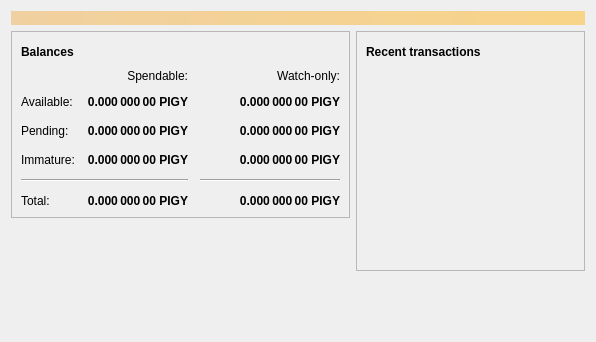
<?xml version="1.0" encoding="UTF-8"?>
<ui version="4.0">
 <class>OverviewPage</class>
 <widget class="QWidget" name="OverviewPage">
  <property name="geometry">
   <rect>
    <x>0</x>
    <y>0</y>
    <width>596</width>
    <height>342</height>
   </rect>
  </property>
  <property name="windowTitle">
   <string>Form</string>
  </property>
  <layout class="QVBoxLayout" name="topLayout">
   <item>
    <widget class="QLabel" name="labelAlerts">
     <property name="visible">
      <bool>false</bool>
     </property>
     <property name="styleSheet">
      <string notr="true">QLabel { background-color: qlineargradient(x1: 0, y1: 0, x2: 1, y2: 0, stop:0 #F0D0A0, stop:1 #F8D488); color:#000000; }</string>
     </property>
     <property name="wordWrap">
      <bool>true</bool>
     </property>
     <property name="margin">
      <number>3</number>
     </property>
     <property name="textInteractionFlags">
      <set>Qt::TextSelectableByMouse</set>
     </property>
    </widget>
   </item>
   <item>
    <layout class="QHBoxLayout" name="horizontalLayout" stretch="1,1">
     <item>
      <layout class="QVBoxLayout" name="verticalLayout_2">
       <item>
        <widget class="QFrame" name="frame">
         <property name="frameShape">
          <enum>QFrame::StyledPanel</enum>
         </property>
         <property name="frameShadow">
          <enum>QFrame::Raised</enum>
         </property>
         <layout class="QVBoxLayout" name="verticalLayout_4">
          <item>
           <layout class="QHBoxLayout" name="horizontalLayout_4">
            <item>
             <widget class="QLabel" name="label_5">
              <property name="font">
               <font>
                <weight>75</weight>
                <bold>true</bold>
               </font>
              </property>
              <property name="text">
               <string>Balances</string>
              </property>
             </widget>
            </item>
            <item>
             <widget class="QPushButton" name="labelWalletStatus">
              <property name="enabled">
               <bool>true</bool>
              </property>
              <property name="maximumSize">
               <size>
                <width>30</width>
                <height>16777215</height>
               </size>
              </property>
              <property name="toolTip">
               <string>The displayed information may be out of date. Your wallet automatically synchronizes with the Pigycoin network after a connection is established, but this process has not completed yet.</string>
              </property>
              <property name="text">
               <string/>
              </property>
              <property name="icon">
               <iconset resource="../bitcoin.qrc">
                <normaloff>:/icons/warning</normaloff>
                <disabledoff>:/icons/warning</disabledoff>:/icons/warning</iconset>
              </property>
              <property name="iconSize">
               <size>
                <width>24</width>
                <height>24</height>
               </size>
              </property>
              <property name="flat">
               <bool>true</bool>
              </property>
             </widget>
            </item>
            <item>
             <spacer name="horizontalSpacer_3">
              <property name="orientation">
               <enum>Qt::Horizontal</enum>
              </property>
              <property name="sizeHint" stdset="0">
               <size>
                <width>40</width>
                <height>20</height>
               </size>
              </property>
             </spacer>
            </item>
           </layout>
          </item>
          <item>
           <layout class="QGridLayout" name="gridLayout">
            <property name="spacing">
             <number>12</number>
            </property>
            <item row="2" column="2">
             <widget class="QLabel" name="labelWatchPending">
              <property name="font">
               <font>
                <weight>75</weight>
                <bold>true</bold>
               </font>
              </property>
              <property name="cursor">
               <cursorShape>IBeamCursor</cursorShape>
              </property>
              <property name="toolTip">
               <string>Unconfirmed transactions to watch-only addresses</string>
              </property>
              <property name="text">
               <string notr="true">0.000 000 00 PIGY</string>
              </property>
              <property name="alignment">
               <set>Qt::AlignRight|Qt::AlignTrailing|Qt::AlignVCenter</set>
              </property>
              <property name="textInteractionFlags">
               <set>Qt::LinksAccessibleByMouse|Qt::TextSelectableByKeyboard|Qt::TextSelectableByMouse</set>
              </property>
             </widget>
            </item>
            <item row="2" column="1">
             <widget class="QLabel" name="labelUnconfirmed">
              <property name="font">
               <font>
                <weight>75</weight>
                <bold>true</bold>
               </font>
              </property>
              <property name="cursor">
               <cursorShape>IBeamCursor</cursorShape>
              </property>
              <property name="toolTip">
               <string>Total of transactions that have yet to be confirmed, and do not yet count toward the spendable balance</string>
              </property>
              <property name="text">
               <string notr="true">0.000 000 00 PIGY</string>
              </property>
              <property name="alignment">
               <set>Qt::AlignRight|Qt::AlignTrailing|Qt::AlignVCenter</set>
              </property>
              <property name="textInteractionFlags">
               <set>Qt::LinksAccessibleByMouse|Qt::TextSelectableByKeyboard|Qt::TextSelectableByMouse</set>
              </property>
             </widget>
            </item>
            <item row="3" column="2">
             <widget class="QLabel" name="labelWatchImmature">
              <property name="font">
               <font>
                <weight>75</weight>
                <bold>true</bold>
               </font>
              </property>
              <property name="cursor">
               <cursorShape>IBeamCursor</cursorShape>
              </property>
              <property name="toolTip">
               <string>Mined balance in watch-only addresses that has not yet matured</string>
              </property>
              <property name="text">
               <string notr="true">0.000 000 00 PIGY</string>
              </property>
              <property name="alignment">
               <set>Qt::AlignRight|Qt::AlignTrailing|Qt::AlignVCenter</set>
              </property>
              <property name="textInteractionFlags">
               <set>Qt::LinksAccessibleByMouse|Qt::TextSelectableByKeyboard|Qt::TextSelectableByMouse</set>
              </property>
             </widget>
            </item>
            <item row="4" column="0" colspan="2">
             <widget class="Line" name="line">
              <property name="orientation">
               <enum>Qt::Horizontal</enum>
              </property>
             </widget>
            </item>
            <item row="4" column="2">
             <widget class="Line" name="lineWatchBalance">
              <property name="sizePolicy">
               <sizepolicy hsizetype="Preferred" vsizetype="Fixed">
                <horstretch>0</horstretch>
                <verstretch>0</verstretch>
               </sizepolicy>
              </property>
              <property name="minimumSize">
               <size>
                <width>140</width>
                <height>0</height>
               </size>
              </property>
              <property name="orientation">
               <enum>Qt::Horizontal</enum>
              </property>
             </widget>
            </item>
            <item row="5" column="0">
             <widget class="QLabel" name="labelTotalText">
              <property name="text">
               <string>Total:</string>
              </property>
             </widget>
            </item>
            <item row="3" column="1">
             <widget class="QLabel" name="labelImmature">
              <property name="font">
               <font>
                <weight>75</weight>
                <bold>true</bold>
               </font>
              </property>
              <property name="cursor">
               <cursorShape>IBeamCursor</cursorShape>
              </property>
              <property name="toolTip">
               <string>Mined balance that has not yet matured</string>
              </property>
              <property name="text">
               <string notr="true">0.000 000 00 PIGY</string>
              </property>
              <property name="alignment">
               <set>Qt::AlignRight|Qt::AlignTrailing|Qt::AlignVCenter</set>
              </property>
              <property name="textInteractionFlags">
               <set>Qt::LinksAccessibleByMouse|Qt::TextSelectableByKeyboard|Qt::TextSelectableByMouse</set>
              </property>
             </widget>
            </item>
            <item row="2" column="3">
             <spacer name="horizontalSpacer_2">
              <property name="orientation">
               <enum>Qt::Horizontal</enum>
              </property>
              <property name="sizeHint" stdset="0">
               <size>
                <width>40</width>
                <height>20</height>
               </size>
              </property>
             </spacer>
            </item>
            <item row="3" column="0">
             <widget class="QLabel" name="labelImmatureText">
              <property name="text">
               <string>Immature:</string>
              </property>
             </widget>
            </item>
            <item row="5" column="1">
             <widget class="QLabel" name="labelTotal">
              <property name="font">
               <font>
                <weight>75</weight>
                <bold>true</bold>
               </font>
              </property>
              <property name="cursor">
               <cursorShape>IBeamCursor</cursorShape>
              </property>
              <property name="toolTip">
               <string>Your current total balance</string>
              </property>
              <property name="text">
               <string notr="true">0.000 000 00 PIGY</string>
              </property>
              <property name="alignment">
               <set>Qt::AlignRight|Qt::AlignTrailing|Qt::AlignVCenter</set>
              </property>
              <property name="textInteractionFlags">
               <set>Qt::LinksAccessibleByMouse|Qt::TextSelectableByKeyboard|Qt::TextSelectableByMouse</set>
              </property>
             </widget>
            </item>
            <item row="5" column="2">
             <widget class="QLabel" name="labelWatchTotal">
              <property name="font">
               <font>
                <weight>75</weight>
                <bold>true</bold>
               </font>
              </property>
              <property name="cursor">
               <cursorShape>IBeamCursor</cursorShape>
              </property>
              <property name="toolTip">
               <string>Current total balance in watch-only addresses</string>
              </property>
              <property name="text">
               <string notr="true">0.000 000 00 PIGY</string>
              </property>
              <property name="alignment">
               <set>Qt::AlignRight|Qt::AlignTrailing|Qt::AlignVCenter</set>
              </property>
              <property name="textInteractionFlags">
               <set>Qt::LinksAccessibleByMouse|Qt::TextSelectableByKeyboard|Qt::TextSelectableByMouse</set>
              </property>
             </widget>
            </item>
            <item row="0" column="2">
             <widget class="QLabel" name="labelWatchonly">
              <property name="text">
               <string>Watch-only:</string>
              </property>
              <property name="alignment">
               <set>Qt::AlignRight|Qt::AlignTrailing|Qt::AlignVCenter</set>
              </property>
             </widget>
            </item>
            <item row="1" column="0">
             <widget class="QLabel" name="labelBalanceText">
              <property name="text">
               <string>Available:</string>
              </property>
             </widget>
            </item>
            <item row="1" column="1">
             <widget class="QLabel" name="labelBalance">
              <property name="font">
               <font>
                <weight>75</weight>
                <bold>true</bold>
               </font>
              </property>
              <property name="cursor">
               <cursorShape>IBeamCursor</cursorShape>
              </property>
              <property name="toolTip">
               <string>Your current spendable balance</string>
              </property>
              <property name="text">
               <string notr="true">0.000 000 00 PIGY</string>
              </property>
              <property name="alignment">
               <set>Qt::AlignRight|Qt::AlignTrailing|Qt::AlignVCenter</set>
              </property>
              <property name="textInteractionFlags">
               <set>Qt::LinksAccessibleByMouse|Qt::TextSelectableByKeyboard|Qt::TextSelectableByMouse</set>
              </property>
             </widget>
            </item>
            <item row="1" column="2">
             <widget class="QLabel" name="labelWatchAvailable">
              <property name="font">
               <font>
                <weight>75</weight>
                <bold>true</bold>
               </font>
              </property>
              <property name="cursor">
               <cursorShape>IBeamCursor</cursorShape>
              </property>
              <property name="toolTip">
               <string>Your current balance in watch-only addresses</string>
              </property>
              <property name="text">
               <string notr="true">0.000 000 00 PIGY</string>
              </property>
              <property name="alignment">
               <set>Qt::AlignRight|Qt::AlignTrailing|Qt::AlignVCenter</set>
              </property>
              <property name="textInteractionFlags">
               <set>Qt::LinksAccessibleByMouse|Qt::TextSelectableByKeyboard|Qt::TextSelectableByMouse</set>
              </property>
             </widget>
            </item>
            <item row="2" column="0">
             <widget class="QLabel" name="labelPendingText">
              <property name="text">
               <string>Pending:</string>
              </property>
             </widget>
            </item>
            <item row="0" column="1">
             <widget class="QLabel" name="labelSpendable">
              <property name="text">
               <string>Spendable:</string>
              </property>
              <property name="alignment">
               <set>Qt::AlignRight|Qt::AlignTrailing|Qt::AlignVCenter</set>
              </property>
             </widget>
            </item>
           </layout>
          </item>
         </layout>
        </widget>
       </item>
       <item>
        <spacer name="verticalSpacer">
         <property name="orientation">
          <enum>Qt::Vertical</enum>
         </property>
         <property name="sizeHint" stdset="0">
          <size>
           <width>20</width>
           <height>40</height>
          </size>
         </property>
        </spacer>
       </item>
      </layout>
     </item>
     <item>
      <layout class="QVBoxLayout" name="verticalLayout_3">
       <item>
        <widget class="QFrame" name="frame_2">
         <property name="frameShape">
          <enum>QFrame::StyledPanel</enum>
         </property>
         <property name="frameShadow">
          <enum>QFrame::Raised</enum>
         </property>
         <layout class="QVBoxLayout" name="verticalLayout">
          <item>
           <layout class="QHBoxLayout" name="horizontalLayout_2">
            <item>
             <widget class="QLabel" name="label_4">
              <property name="font">
               <font>
                <weight>75</weight>
                <bold>true</bold>
               </font>
              </property>
              <property name="text">
               <string>Recent transactions</string>
              </property>
             </widget>
            </item>
            <item>
             <widget class="QPushButton" name="labelTransactionsStatus">
              <property name="enabled">
               <bool>true</bool>
              </property>
              <property name="maximumSize">
               <size>
                <width>30</width>
                <height>16777215</height>
               </size>
              </property>
              <property name="toolTip">
               <string>The displayed information may be out of date. Your wallet automatically synchronizes with the Pigycoin network after a connection is established, but this process has not completed yet.</string>
              </property>
              <property name="text">
               <string/>
              </property>
              <property name="icon">
               <iconset resource="../bitcoin.qrc">
                <normaloff>:/icons/warning</normaloff>
                <disabledoff>:/icons/warning</disabledoff>:/icons/warning</iconset>
              </property>
              <property name="iconSize">
               <size>
                <width>24</width>
                <height>24</height>
               </size>
              </property>
              <property name="flat">
               <bool>true</bool>
              </property>
             </widget>
            </item>
            <item>
             <spacer name="horizontalSpacer">
              <property name="orientation">
               <enum>Qt::Horizontal</enum>
              </property>
              <property name="sizeHint" stdset="0">
               <size>
                <width>40</width>
                <height>20</height>
               </size>
              </property>
             </spacer>
            </item>
           </layout>
          </item>
          <item>
           <widget class="QListView" name="listTransactions">
            <property name="styleSheet">
             <string notr="true">QListView { background: transparent; }</string>
            </property>
            <property name="frameShape">
             <enum>QFrame::NoFrame</enum>
            </property>
            <property name="verticalScrollBarPolicy">
             <enum>Qt::ScrollBarAlwaysOff</enum>
            </property>
            <property name="horizontalScrollBarPolicy">
             <enum>Qt::ScrollBarAlwaysOff</enum>
            </property>
            <property name="selectionMode">
             <enum>QAbstractItemView::NoSelection</enum>
            </property>
           </widget>
          </item>
         </layout>
        </widget>
       </item>
       <item>
        <spacer name="verticalSpacer_2">
         <property name="orientation">
          <enum>Qt::Vertical</enum>
         </property>
         <property name="sizeHint" stdset="0">
          <size>
           <width>20</width>
           <height>40</height>
          </size>
         </property>
        </spacer>
       </item>
      </layout>
     </item>
    </layout>
   </item>
  </layout>
 </widget>
 <resources/>
 <connections/>
</ui>
